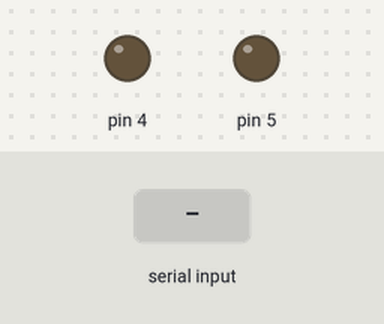
Recording of a sketch running on a simulated Arduino Mega 2560, built with avr-gcc and run on an emulated ATmega2560. Parts: output pins drawn as LEDs (lit = HIGH). The test bench sets the inputs (shaded band).

Above: at 1.2 s.
1.3 s: "," received over Serial
At 2.0 s:
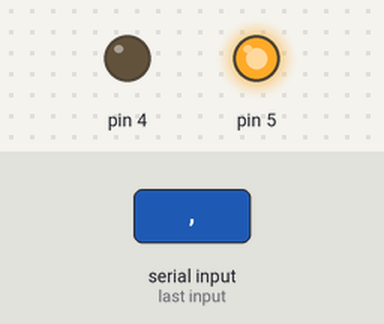
Timing chart, 0 to 4.3 s (numbered marks = the images above; inputs shaded):
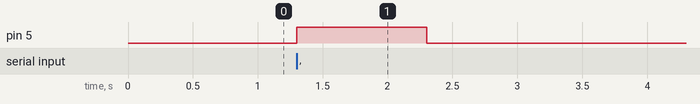

Measured:
- after the input at 1.3 s, pin 5: LOW → HIGH at once, → LOW 1.0 s later

The sketch:

from_the_real_om.ino
```cpp
int data[256];
float frequency[6];
unsigned char i = 0, j = 0;
String incomming_data = "";
void setup() {
  // put your setup code here, to run once:
  Serial.begin(4800);
  Serial1.begin(4800);
  pinMode(4, OUTPUT);
  pinMode(5, OUTPUT);
}

void loop() {
  // put your main code here, to run repeatedly:

  if (frequency[0] == 20525 && frequency[1] == 16000 && frequency[2] == 4 && frequency[3] == 28394 && frequency[4] == 25000 && frequency[5] == 3) { //20525,16000,4,28394,25000,3,
    digitalWrite(4, HIGH);
    while (Serial1.available()) {
      data[i++] = Serial1.read();
    }
    while (j != i)
    {
      //Serial.println(data[j++]);

      if (data[j] == 135) {
        Serial.println(((String)data[j]) + "," + ((String)data[j + 1])+ "," + ((String)data[j + 2])+ "," + ((String)data[j + 3])+ "," + ((String)data[j + 4])+ "," + ((String)data[j + 5])+ "," + ((String)data[j + 6])+ "," + ((String)data[j + 7])+ "," + ((String)data[j + 8])+ "," + ((String)data[j + 9])+ "," + ((String)data[j + 10])+ "," + ((String)data[j + 11])+ "," + ((String)data[j + 12]));
      }
      j++;
    }
    digitalWrite(4, LOW);
  }
  digitalWrite(5, LOW);
}

void convIncommingData() {
  String substr;
  char c;
  int first = 0, j = 0;
  for (int i = 0; i < incomming_data.length(); i++) {
    c = incomming_data.charAt(i);
    if ((c == ',') && (incomming_data.charAt(i + 1) == '\0')) {
      substr = incomming_data.substring(first, i);
      frequency[j] = substr.toFloat();
      break;
    }
    else if (c == ',')
    {
      substr = incomming_data.substring(first, i);
      frequency[j] = substr.toFloat();
      first = i + 1;
      j++;
    }
  }
}

void serialEvent() {
  if (Serial.available()) {
    digitalWrite(5, HIGH);
    incomming_data = Serial.readString();
    convIncommingData();
  }
}
```
